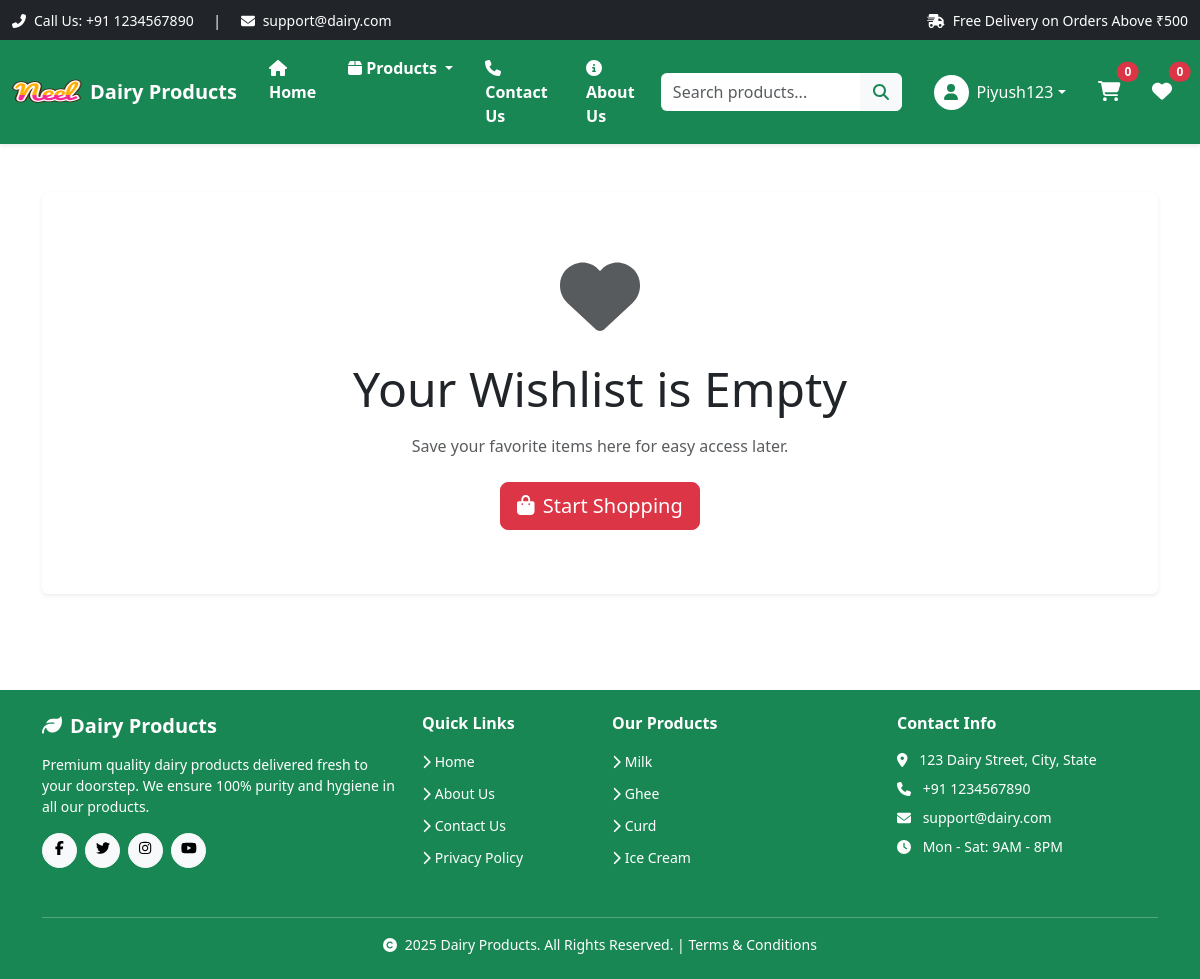
The page /wishlist/ (signed in) on the database as committed earlier.
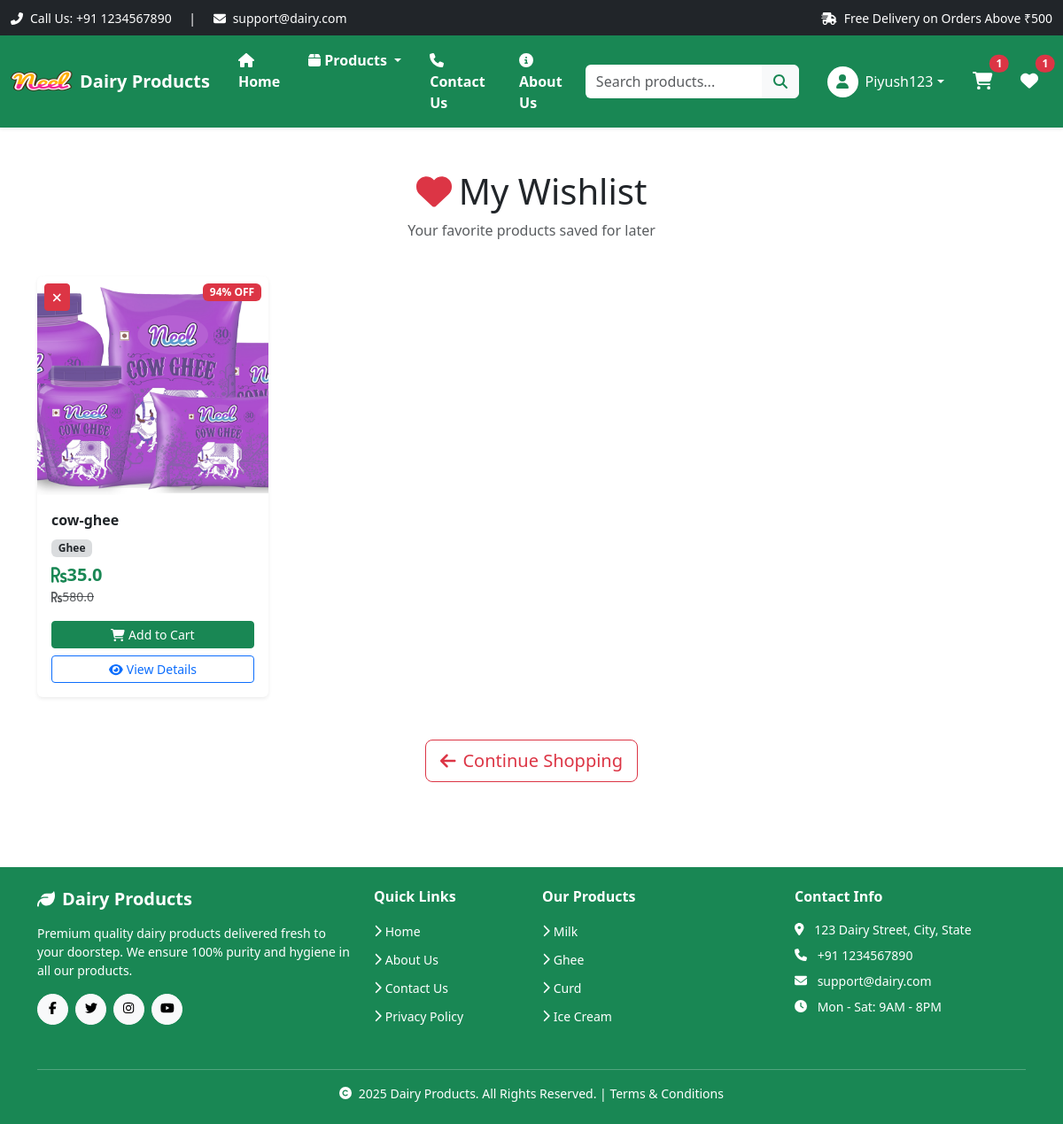
The same page on the database as committed later.
### app/models.py (models this page shows, shortened)
class whishlist(models.Model):
    user = models.ForeignKey(User, on_delete=models.CASCADE)
    product = models.ForeignKey(Product, on_delete=models.CASCADE)

class Product(models.Model):
    title = models.CharField(max_length=100)
    selling_price = models.FloatField()
    discounted_price = models.FloatField()
    description = models.TextField()
    composition = models.TextField(default='')
    prodapp = models.TextField(default='')
    category = models.CharField(choices=CATEGORY_CHOICES, max_length=2)
    product_image = models.ImageField(upload_to='product')

### app/views.py (the view)
# urls.py: path('wishlist/', views.show_wishlist, name='show-wishlist'),
def show_wishlist(request):
    if not request.user.is_authenticated:
        messages.warning(request, 'Please log in to view your wishlist.')
        return redirect('customer-login')
    user = request.user
    wishlist_items = whishlist.objects.filter(user=user)
    return render(request, 'app/wishlist.html', {'wishlist_items': wishlist_items})

### app/templates/app/wishlist.html (shortened to what the changed rows need)
{% extends 'app/layout.html' %}
{% load static %}
{% block content %}
<div class="container my-5">
    {% if wishlist_items %}
        <div class="row mb-4">
            <div class="col-12">
                <h1 class="text-center mb-2">
                    <i class="fas fa-heart text-danger me-2"></i>My Wishlist
                </h1>
                <p class="text-center text-muted">Your favorite products saved for later</p>
            </div>
        </div>
        <div class="row g-4">
            {% for item in wishlist_items %}
            <div class="col-lg-3 col-md-4 col-sm-6" id="wishlist-item-{{ item.id }}">
                <div class="card h-100 shadow-sm border-0">
                    <div class="position-relative">
                        <a href="{% url 'product_details' item.product.id %}">
                            <img src="{{ item.product.product_image.url }}"
                                 class="card-img-top"
                                 alt="{{ item.product.title }}"
                                 style="height: 250px; object-fit: cover;">
                        </a>
                        {% if item.product.selling_price > item.product.discounted_price %}
                        <span class="position-absolute top-0 end-0 m-2 badge bg-danger">
                            {% widthratio item.product.discounted_price item.product.selling_price 100 as percent_paid %}
                            {% widthratio percent_paid 1 -1 as negative_percent %}
                            {{ negative_percent|add:100 }}% OFF
                        </span>
                        {% endif %}
                        <button class="btn btn-danger btn-sm position-absolute top-0 start-0 m-2 remove-wishlist-btn"
                                data-wishlist-id="{{ item.id }}"
                                title="Remove from Wishlist">
                            <i class="fas fa-times"></i>
                        </button>
                    </div>
                    <div class="card-body d-flex flex-column">
                        <h6 class="card-title fw-bold text-dark mb-2">
                            <a href="{% url 'product_details' item.product.id %}" class="text-decoration-none text-dark">
                                {{ item.product.title|truncatewords:6 }}
                            </a>
                        </h6>
                        <div class="mb-2">
                            <span class="badge bg-secondary bg-opacity-25 text-dark">
                                {{ item.product.get_category_display }}
                            </span>
                        </div>
                        <div class="mb-3">
                            <h5 class="text-success fw-bold mb-0">
                                <i class="fas fa-rupee-sign"></i>{{ item.product.discounted_price }}
                            </h5>
                            {% if item.product.selling_price > item.product.discounted_price %}
                            <small class="text-muted text-decoration-line-through">
                                <i class="fas fa-rupee-sign"></i>{{ item.product.selling_price }}
                            </small>
                            {% endif %}
                        </div>
                        <div class="mt-auto">
                            <div class="d-grid gap-2">
                                <a href="{% url 'add-to-cart' item.product.id %}" class="btn btn-success btn-sm">
                                    <i class="fas fa-shopping-cart me-1"></i>Add to Cart
                                </a>
                                <a href="{% url 'product_details' item.product.id %}" class="btn btn-outline-primary btn-sm">
                                    <i class="fas fa-eye me-1"></i>View Details
                                </a>
                            </div>
                        </div>
                    </div>
                </div>
            </div>
            {% endfor %}
        </div>
        <div class="text-center mt-5">
            <a href="{% url 'home' %}" class="btn btn-outline-danger btn-lg">
                <i class="fas fa-arrow-left me-2"></i>Continue Shopping
            </a>
        </div>
    {% else %}
        <div class="row">
            <div class="col-12">
                <div class="card shadow-sm border-0 text-center py-5">
                    <div class="card-body">
                        <i class="fas fa-heart fa-5x text-muted mb-4"></i>
                        <h1 class="display-5 mb-3">Your Wishlist is Empty</h1>
                        <p class="text-muted mb-4">Save your favorite items here for easy access later.</p>
                        <a href="{% url 'home' %}" class="btn btn-danger btn-lg">
                            <i class="fas fa-shopping-bag me-2"></i>Start Shopping
                        </a>
                    </div>
                </div>
            </div>
        </div>
    {% endif %}
</div>
{% endblock %}

### app/templates/app/layout.html (shortened to what the changed rows need)
{% load static %} {% load django_browser_reload %}
<!DOCTYPE html>
<html lang="en">
  <head>
    <link
      href="https://cdn.jsdelivr.net/npm/bootstrap@5.3.8/dist/css/bootstrap.min.css"
      rel="stylesheet"
    />
    <link
      href="https://cdnjs.cloudflare.com/ajax/libs/font-awesome/6.4.0/css/all.min.css"
      rel="stylesheet"
    />
    <link rel="stylesheet" href="{% static 'app/css/owl.carousel.min.css' %}" />
    <link rel="stylesheet" href="{% static 'app/css/all.min.css' %}" />
    <link rel="stylesheet" href="{% static 'app/css/password-field.css' %}" />
    <link rel="stylesheet" href="{% static 'app/css/style.css' %}" />
  </head>
  <body class="d-flex flex-column min-vh-100">
    <nav class="navbar navbar-expand-lg navbar-dark bg-success shadow-sm sticky-top">
      <div class="container-fluid">
        <div class="collapse navbar-collapse" id="navbarSupportedContent">
          <ul class="navbar-nav mb-2 mb-lg-0 align-items-lg-center">
  {% if request.user.is_authenticated %}
    <li class="nav-item dropdown mx-2">
      <a
        class="nav-link dropdown-toggle text-white d-flex align-items-center"
        href="#"
        id="profileDropdown"
        role="button"
        data-bs-toggle="dropdown"
        aria-expanded="false"
      >
        <div class="bg-white text-success rounded-circle d-flex align-items-center justify-content-center me-2"
             style="width: 35px; height: 35px;">
          <i class="fas fa-user"></i>
        </div>
        <span class="d-none d-lg-inline">{{request.user.username|title}}</span>
      </a>
    </li>
    <li class="nav-item mx-2">
      <a href="{% url 'show-cart' %}" class="nav-link text-white position-relative">
        <i class="fas fa-shopping-cart fs-5"></i>
        {% if request.user.is_authenticated %}
          <span id="cart-badge" class="position-absolute top-0 start-100 translate-middle badge rounded-pill bg-danger">
            {{ request.user.cart_set.count|default:"0" }}
          </span>
        {% endif %}
      </a>
    </li>
    <li class="nav-item mx-2">
      <a href="{% url 'show-wishlist' %}" class="nav-link text-white position-relative">
        <i class="fas fa-heart fs-5"></i>
        {% if request.user.is_authenticated %}
          <span id="wishlist-badge" class="position-absolute top-0 start-100 translate-middle badge rounded-pill bg-danger">
            {{ request.user.whishlist_set.count|default:"0" }}
          </span>
        {% endif %}
      </a>
    </li>
  {% endif %}
</ul>
        </div>
      </div>
    </nav>
    <main class="flex-grow-1">
      {% block content %} {% endblock %}
    </main>
  </body>
</html>

Rows that differ between the two databases and show on the page:
added whishlist: product.product_image (picture), negative_percent "94", product "cow-ghee", product.category "Ghee", product.discounted_price "35.0", product.selling_price "580.0"
Other text that changed with them:
{{ request.user.cart_set.count|default:"0" }}: "0" → "1"
{{ request.user.whishlist_set.count|default:"0" }}: "0" → "1"
text no longer shown: "Your Wishlist is Empty Save your favorite items here for easy access later. Start Shopping"
text now shown: "My Wishlist Your favorite products saved for later Continue Shopping"
